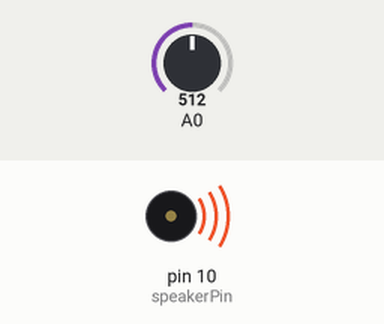
A sketch run on a simulated Arduino Uno, built with avr-gcc and run on an emulated ATmega328P. Parts: buzzer (waves = sounding). Inputs (shaded band) come from the test bench; at power-on: A0 = 512. What the sketch prints to the serial monitor is not drawn.

Above: at 0.6 s.
At 4.75 s:
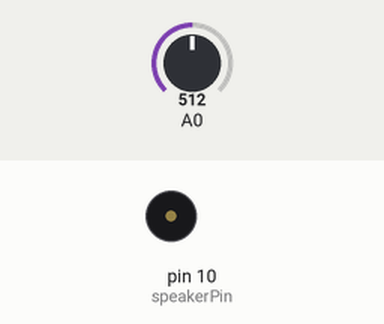
Timing chart, 0 to 6.8 s (numbered marks = the images above):
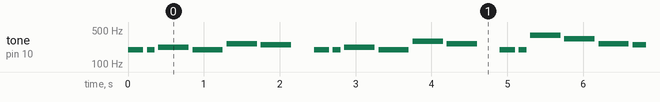

The sketch:

FINALWORK.ino
```cpp
/*
  SparkFun Inventor’s Kit
  Circuit 1D-RGB Nightlight

  Turns an RGB LED on or off based on the light level read by a photoresistor.
  Change colors by turning the potentiometer.

  This sketch was written by SparkFun Electronics, with lots of help from the Arduino community.
  This code is completely free for any use.

  View circuit diagram and instructions at: https://learn.sparkfun.com/tutorials/sparkfun-inventors-kit-experiment-guide---v41
  Download drawings and code at: https://github.com/sparkfun/SIK-Guide-Code
*/
#define Do 262
#define Re 294
#define Mi 330
#define Fa 349
#define Sol 392
#define La 440
#define Si 494
int scale[]={Do,Re,Mi,Fa,Sol,La,Si};
int pu[100]={5,100,3,4,5,100,3,4,5,5,6,7,1,2,3,4,3,100,1,2,3,100,3,4,5,6,5,4,5,3,4,5,4,100,6,5,4,100,32,3,2,12,34,5,6,4,100,6,5,6,100,7,1,5,6,7,1,2,3,4,5};
int photoresistor = A0;          //variable for storing the photoresistor value
int potentiometer = A1;          //this variable will hold a value based on the position of the knob
int threshold = 700;            //if the photoresistor reading is lower than this value the light will turn on

//LEDs are connected to these pins
int speakerPin = 10;
void setup() {
  Serial.begin(9600);           //start a serial connection with the computer
  //set the LED pins to output
  pinMode(speakerPin, OUTPUT);
}

void loop() {
  photoresistor = analogRead(A0);         //read the value of the photoresistor

  Serial.print("Photoresistor value:");
  Serial.print(photoresistor);          //print the photoresistor value to the serial monitor
  Serial.print("  Potentiometer value:");
  Serial.println(potentiometer);          //print the potentiometer value to the serial monitor

  if(photoresistor < threshold) {        //if it's dark (the photoresistor value is below the threshold) turn the LED on
    //These nested if statements check for a variety of ranges and
    //call different functions based on the current potentiometer value.
    //Those functions are found at the bottom of the sketch.
    //if (potentiometer > 0 && potentiometer <= 900)
    turnOff();
  }
  else {                                //if it isn't dark turn the LED off
    red();                  //call the turn off function
  }

  delay(100);                             //short delay so that the printout is easier to read
}

void red () { //背景音乐
  for(int i=0;i<61;i++){
    if(pu[i]!=100)
    {
      tone(speakerPin,scale[pu[i]-1]);
    }
    else noTone(speakerPin);
    delay(200);
    noTone(speakerPin);
    delay(100);
    photoresistor = analogRead(A0);
    if (photoresistor <= threshold) break;
  }
  delay(500);
}

void turnOff () { //关灯播放生日快乐歌
  play('g', 2);       //ha
  play('g', 1);       //ppy
  play('a', 4);       //birth
  play('g', 4);       //day
  play('C', 4);       //to
  play('b', 4);       //you

  play(' ', 2);       //pause for 2 beats
  //光线检测
  photoresistor = analogRead(A0);
  if (photoresistor > threshold)  return;

  play('g', 2);       //ha
  play('g', 1);       //ppy
  play('a', 4);       //birth
  play('g', 4);       //day
  play('D', 4);       //to
  play('C', 4);       //you

  play(' ', 2);       //pause for 2 beats
  photoresistor = analogRead(A0);
  if (photoresistor > threshold)  return;

  play('g', 2);       //ha
  play('g', 1);       //ppy
  play('G', 4);       //birth
  play('E', 4);       //day

  photoresistor = analogRead(A0);
  if (photoresistor > threshold)  return;

  play('C', 4);       //dear
  play('b', 4);       //your
  play('a', 6);       //name

  play(' ', 2);       //pause for 2 beats
  photoresistor = analogRead(A0);
  if (photoresistor > threshold)  return;

  play('F', 2);       //ha
  play('F', 1);       //ppy
  play('E', 4);       //birth
  play('C', 4);       //day
  play('D', 4);       //to
  play('C', 6);       //you
}

void play( char note, int beats)
{
  int numNotes = 14;  // number of notes in our note and frequency array (there are 15 values, but arrays start at 0)

  //Note: these notes are C major (there are no sharps or flats)

  //this array is used to look up the notes
  char notes[] = { 'c', 'd', 'e', 'f', 'g', 'a', 'b', 'C', 'D', 'E', 'F', 'G', 'A', 'B', ' '};
  //this array matches frequencies with each letter (e.g. the 4th note is 'f', the 4th frequency is 175)
  int frequencies[] = {131, 147, 165, 175, 196, 220, 247, 262, 294, 330, 349, 392, 440, 494, 0};

  int currentFrequency = 0;    //the frequency that we find when we look up a frequency in the arrays
  int beatLength = 100;   //the length of one beat (changing this will speed up or slow down the tempo of the song)

  //look up the frequency that corresponds to the note
  for (int i = 0; i < numNotes; i++)  // check each value in notes from 0 to 14
  {
    if (notes[i] == note)             // does the letter passed to the play function match the letter in the array?
    {
      currentFrequency = frequencies[i];   // Yes! Set the current frequency to match that note
    }
  }

  //play the frequency that matched our letter for the number of beats passed to the play function
  tone(speakerPin, currentFrequency, beats * beatLength);
  delay(beats * beatLength);  //wait for the length of the tone so that it has time to play
  delay(50);                  //a little delay between the notes makes the song sound more natural

}
```

Measured:
- by itself, tone on pin 10 (speakerPin): plays 196 Hz for 0.20 s, 196 Hz for 0.10 s, 220 Hz for 0.40 s, 196 Hz for 0.40 s, 262 Hz for 0.40 s, 247 Hz for 0.40 s … (311 notes in this stretch)
